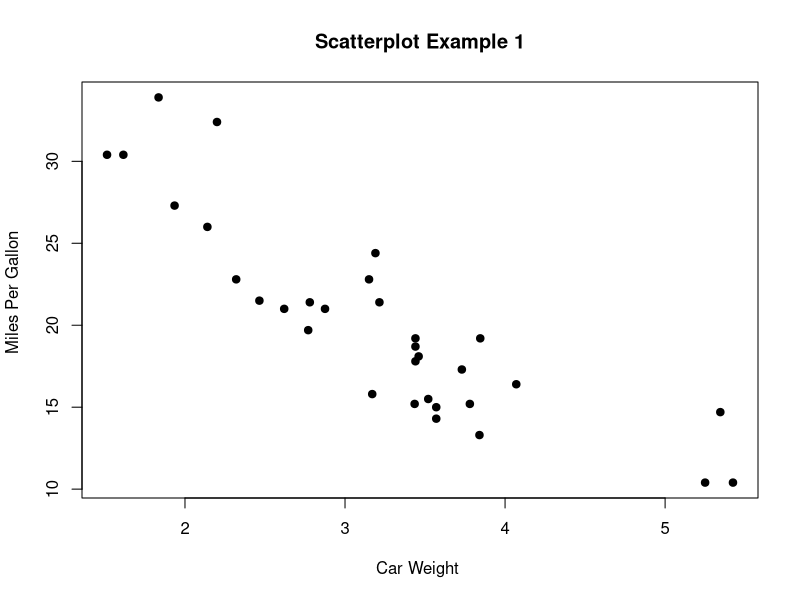
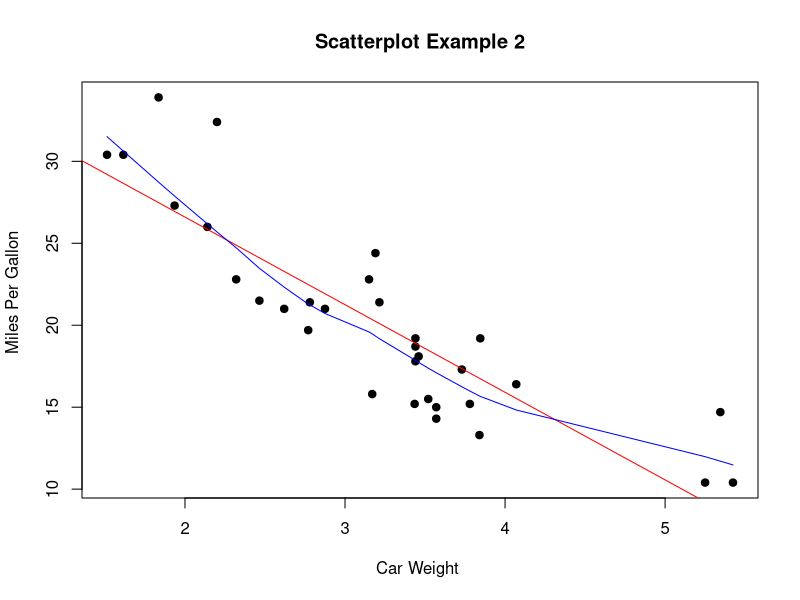
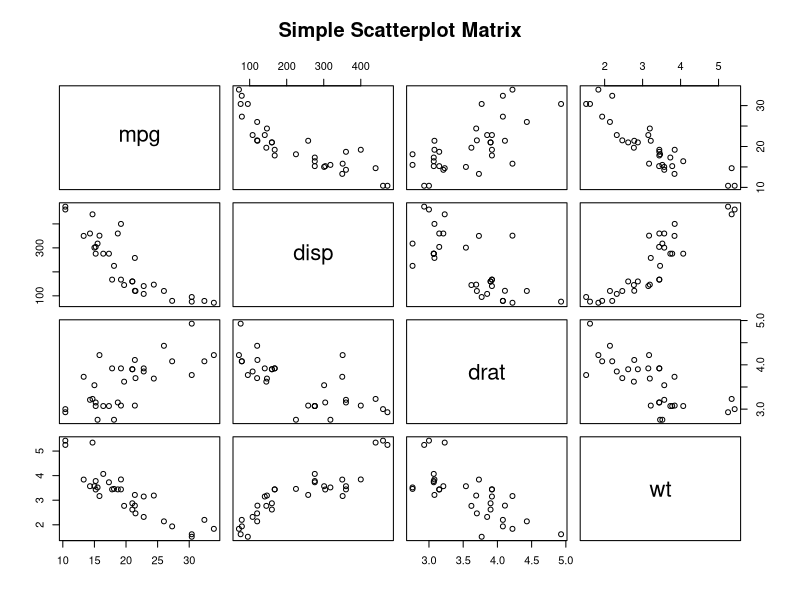

These charts were generated, in order, by the following R code: (Note: this script raises an error after producing the figures.)
attach(mtcars)

plot(wt, mpg, main="Scatterplot Example 1",
     xlab="Car Weight ", ylab="Miles Per Gallon ", pch=19)

plot(wt, mpg, main="Scatterplot Example 2",
     xlab="Car Weight ", ylab="Miles Per Gallon ", pch=19)

abline(lm(mpg~wt), col="red") # regression line (y~x) 
lines(lowess(wt,mpg), col="blue") # lowess line (x,y)

pairs(~mpg+disp+drat+wt,data=mtcars, 
      main="Simple Scatterplot Matrix")


plot(global_data)
summary(lm(gt~pr))
summary(lowess(gt~pr))